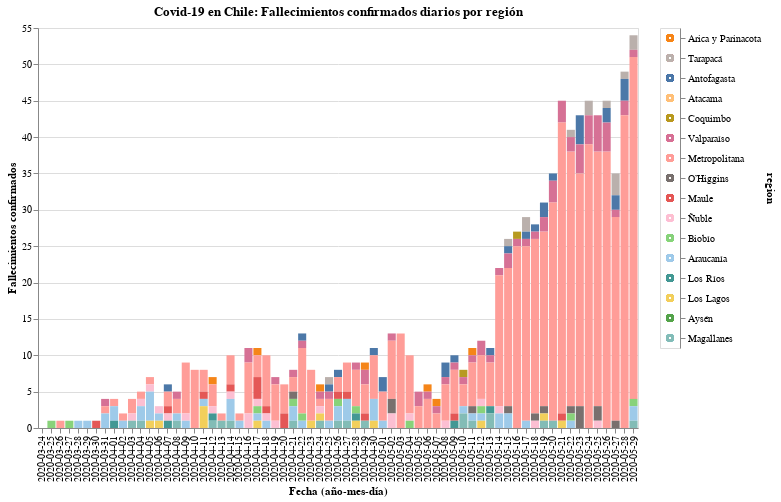

The code cell stored with this chart in its notebook:
### Code cell
#hide_input

input_dropdown = alt.binding_select(options=new_data['region'].unique())
selection1 = alt.selection_single(fields=['region'], bind=input_dropdown, name=' ')
selection2 = alt.selection_multi(fields=['region'], on='mouseover')

color = alt.condition(selection1 | selection2,
                    alt.Color('region:N', scale=alt.Scale(scheme='tableau20'), legend=None),
                    alt.value('lightgray'))

bars = alt.Chart(new_data).mark_bar().encode(
    x=alt.X('date:O', axis=alt.Axis(title='Fecha (año-mes-día)')),
    y=alt.Y('fallecidos', axis=alt.Axis(title='Fallecimientos confirmados')),
    color=color,
    tooltip=['date', 'region', 'fallecidos'],
    order=alt.Order(
    # Sort the segments of the bars by this field
    'codigo region',
    sort='descending'
    )
    ).properties(
    title='Covid-19 en Chile: Fallecimientos confirmados diarios por región'
).add_selection(
    selection1, selection2
).transform_filter(
    selection1
)

legend = alt.Chart(new_data).mark_point().encode(
    y=alt.Y('region:N', axis=alt.Axis(orient='right'), sort=regiones),
    color=color
).add_selection(
    selection1, selection2
)

bars.properties(width=600, height=400) | legend

### Figure 1 — Vega-Lite specification as saved in the notebook (floating-point values rounded to 4 significant figures; data arrays with more than 128 entries replaced by an {"elided": "..."} marker saying what was removed)
{"config": {"view": {"continuousWidth": 400, "continuousHeight": 300}}, "hconcat": [{"mark": "bar", "encoding": {"color": {"condition": {"type": "nominal", "field": "region", "legend": null, "scale": {"scheme": "tableau20"}, "selection": {"or": [" ", "selector002"]}}, "value": "lightgray"}, "order": {"type": "quantitative", "field": "codigo region", "sort": "descending"}, "tooltip": [{"type": "nominal", "field": "date"}, {"type": "nominal", "field": "region"}, {"type": "quantitative", "field": "fallecidos"}], "x": {"type": "ordinal", "axis": {"title": "Fecha (año-mes-día)"}, "field": "date"}, "y": {"type": "quantitative", "axis": {"title": "Fallecimientos confirmados"}, "field": "fallecidos"}}, "height": 400, "selection": {" ": {"type": "single", "fields": ["region"], "bind": {"input": "select", "options": ["Arica y Parinacota", "Tarapacá", "Antofagasta", "Atacama", "Coquimbo", "Valparaíso", "Metropolitana", "O’Higgins", "Maule", "Ñuble", "Biobío", "Araucanía", "Los Ríos", "Los Lagos", "Aysén", "Magallanes"]}}, "selector002": {"type": "multi", "fields": ["region"], "on": "mouseover"}}, "title": "Covid-19 en Chile: Fallecimientos confirmados diarios por región", "transform": [{"filter": {"selection": " "}}], "width": 600}, {"mark": "point", "encoding": {"color": {"condition": {"type": "nominal", "field": "region", "legend": null, "scale": {"scheme": "tableau20"}, "selection": {"or": [" ", "selector002"]}}, "value": "lightgray"}, "y": {"type": "nominal", "axis": {"orient": "right"}, "field": "region", "sort": ["Arica y Parinacota", "Tarapacá", "Antofagasta", "Atacama", "Coquimbo", "Valparaíso", "Metropolitana", "O’Higgins", "Maule", "Ñuble", "Biobío", "Araucanía", "Los Ríos", "Los Lagos", "Aysén", "Magallanes"]}}, "selection": {" ": {"type": "single", "fields": ["region"], "bind": {"input": "select", "options": ["Arica y Parinacota", "Tarapacá", "Antofagasta", "Atacama", "Coquimbo", "Valparaíso", "Metropolitana", "O’Higgins", "Maule", "Ñuble", "Biobío", "Araucanía", "Los Ríos", "Los Lagos", "Aysén", "Magallanes"]}}, "selector002": {"type": "multi", "fields": ["region"], "on": "mouseover"}}}], "data": {"name": "data-d52265ad325ab90b15f2d90dbf6aeec0"}, "$schema": "https://vega.github.io/schema/vega-lite/v4.8.1.json", "datasets": {"data-d52265ad325ab90b15f2d90dbf6aeec0": {"elided": "1072 records"}}}
